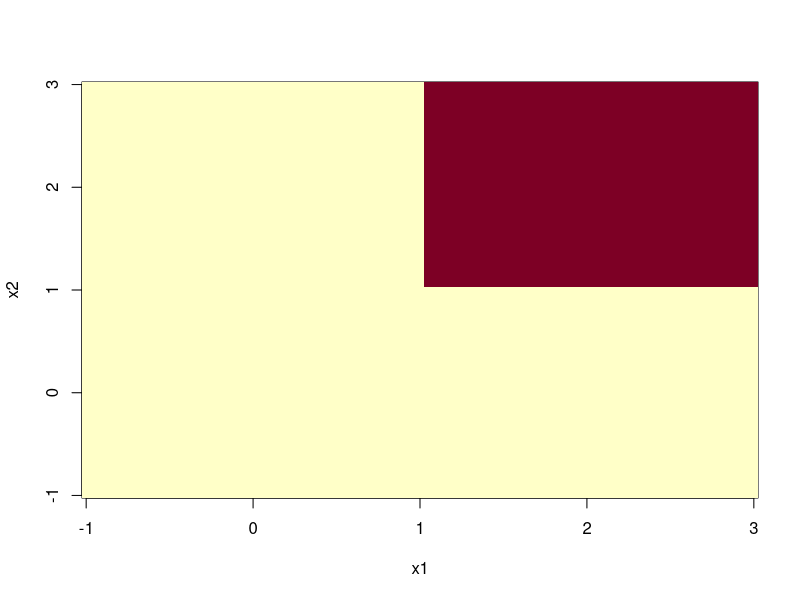
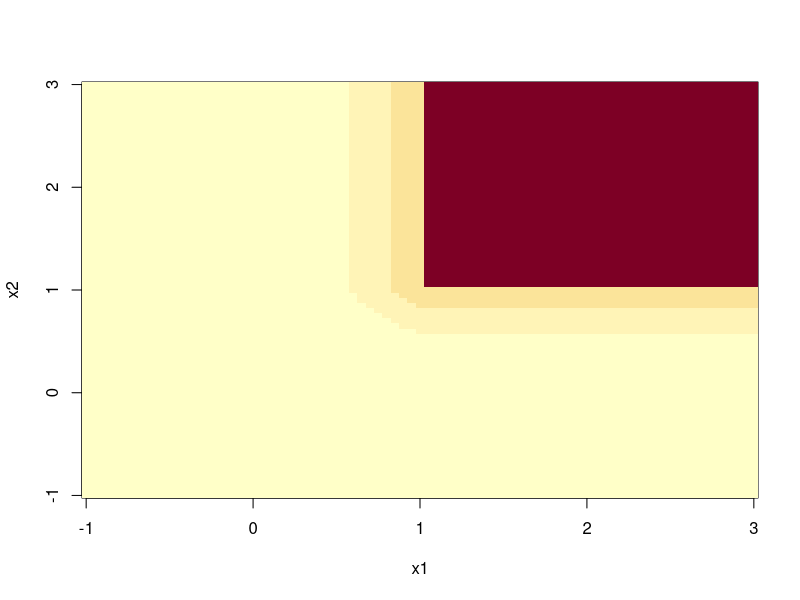
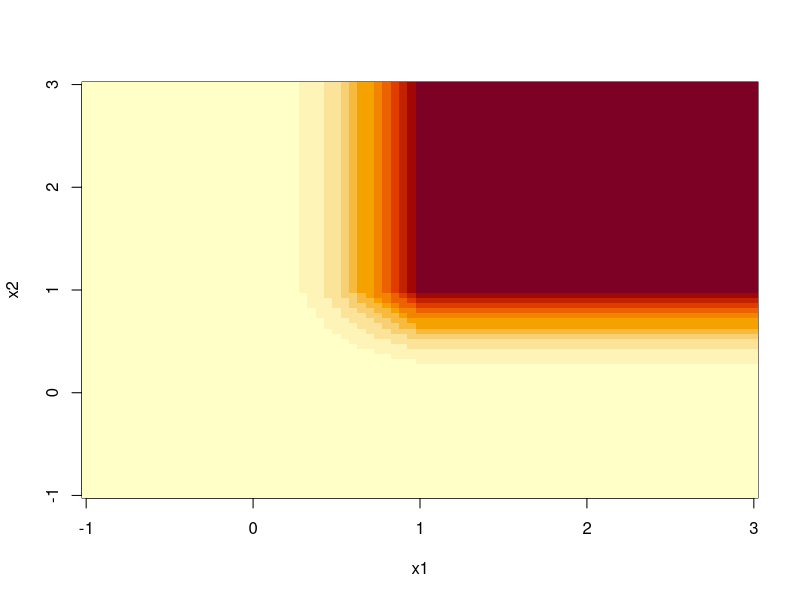
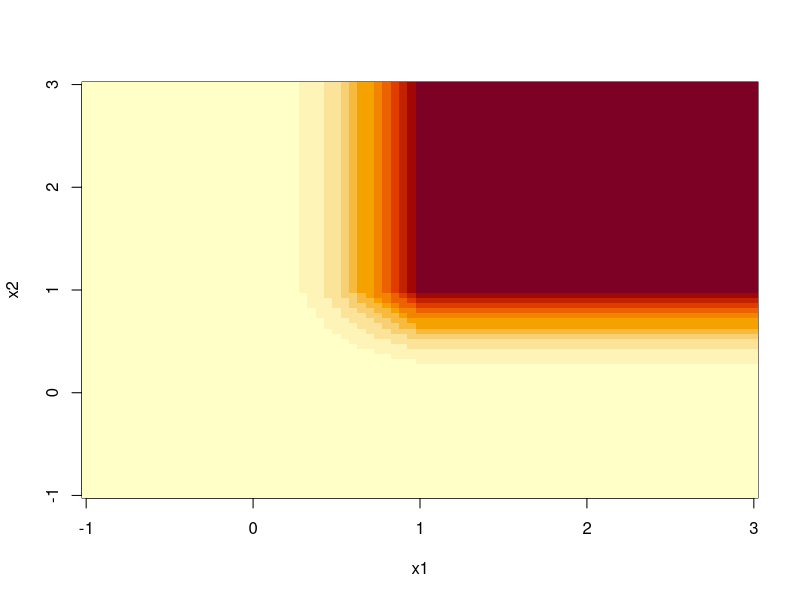

Here is the R script that generated these plots, in order:
## ---- chunk 1
knitr::opts_chunk$set(echo = TRUE)
## ---- chunk 2
f.dist.con = function(x1,x2,x3){ifelse(x1<0 | x2<0 | x3 <0,0,
          ifelse(x1>=0 & x1<=1 & x2>=0 & x2<=1 & x3>=0 & x3<=1,x1^2*x2^2*x3^2,
          ifelse(x1>1 & x2>=0 & x2<=1 & x3>=0 & x3<=1,x2^2*x3^2,
          ifelse(x1>=0 & x1<=1 & x2>1 & x3>=0 & x3<=1,x1^2*x3^2,
          ifelse(x1>=0 & x1<=1 & x2>=0 & x2<=1 & x3>1,x1^2*x2^2,
          ifelse(x1>=0 & x1<=1 & x2 >1 & x3 >1,x1^2,
          ifelse(x1>1 & x2 >=0 & x2<=1 & x3 >1,x2^2,
          ifelse(x1>=0 & x1<=1 & x2>=0 & x2<=1 & x3 >1,x3^2,1))))))))}
x1=seq(from=-1,to=3,by=0.05)
x2=seq(from=-1,to=3,by=0.05)
curva.nivel.0=outer(x1,x2,f.dist.con,x3=0)
curva.nivel.0.5=outer(x1,x2,f.dist.con,x3=0.5)
curva.nivel.1=outer(x1,x2,f.dist.con,x3=1)
curva.nivel.1.5=outer(x1,x2,f.dist.con,x3=1.5)
image(x1,x2,curva.nivel.0)
image(x1,x2,curva.nivel.0.5)
image(x1,x2,curva.nivel.1)
image(x1,x2,curva.nivel.1.5)
## ---- chunk 3
fun.prob.con=function(x1,x2,x3){
  n=6
  cuenta.1 =function(x){length(x[x==1])}
  cuenta.2 =function(x){length(x[x==2])}
  cuenta.3 =function(x){length(x[x==3])}
  Dxyz=data.frame(d1=rep(1:n,each=n),d2=rep(1:n,times=n),d3=rep(1:n,each=n*n))
  X1=apply(Dxyz,1,cuenta.1)
  X2=apply(Dxyz,1,cuenta.2)
  X3=apply(Dxyz,1,cuenta.3)
  frecuencia = table(X1==x1 & X2==x2 & X3==x3)
  res=ifelse(length(frecuencia)==2,frecuencia[2],0)
  return(res/6^3)
}
## ---- chunk 4
valores.variables=0:3
tabla.0 = c()
for (i in 1:length(valores.variables)){for (j in 1:length(valores.variables)){
  tabla.0=c(tabla.0,fun.prob.con(valores.variables[i],valores.variables[j],0));
}}
tabla.0 = matrix(tabla.0,length(valores.variables),length(valores.variables))
rownames(tabla.0)=valores.variables
colnames(tabla.0)=valores.variables
knitr::kable(tabla.0)
## ---- chunk 5
fun.dis.con = function(x1,x2,x3){
  suma=0
  i1=0; i2=0; i3=0;
  while(i1 <=x1 & i1<=3){
    while(i2 <= x2 & i2<=3){
      while(i3<= x3 & i3 <=3){
        suma=suma+fun.prob.con(i1,i2,i3); i3=i3+1;
      }
      i3=0; i2=i2+1;
    }
    i2=0; i3=0; i1=i1+1;
  }
  return(suma)
}
## ---- chunk 6
fun.marginal.X1 = function(x){
  suma=0;
  for (i in 0:3){for (j in 0:3){suma=suma+fun.prob.con(x,i,j)}}
  return(suma)
}
tabla.fun.marginal.X1=data.frame(fun.marginal.X1(0),fun.marginal.X1(1),
                                 fun.marginal.X1(2),fun.marginal.X1(3));
colnames(tabla.fun.marginal.X1) = 0:3
knitr::kable(tabla.fun.marginal.X1)
## ---- chunk 7
fun.marginal.X1.X2 = function(x,y){
  suma=0;
  for (i in 0:3){suma=suma+fun.prob.con(x,y,i)}
  return(suma)
}
tabla.fun.marginal.X1.X2=c()
for (i in 0:3){
  tabla.fun.marginal.X1.X2=cbind(tabla.fun.marginal.X1.X2,c(fun.marginal.X1.X2(i,0),
                                                            fun.marginal.X1.X2(i,1),
                                                            fun.marginal.X1.X2(i,2),
                                                            fun.marginal.X1.X2(i,3)))}
tabla.fun.marginal.X1.X2=as.data.frame(tabla.fun.marginal.X1.X2)
rownames(tabla.fun.marginal.X1.X2)=0:3
colnames(tabla.fun.marginal.X1.X2)=0:3
knitr::kable(tabla.fun.marginal.X1.X2)
## ---- chunk 8
valor.esperado=0;

for (i1 in 0:3){
  for (i2 in 0:3){
    for (i3 in 0:3){
      valor.esperado=valor.esperado+(i1*i2*i3)*fun.prob.con(i1,i2,i3)
    }
  }
}

valor.esperado
## ---- chunk 9
esperanza.X1=0

for (i in 0:3){
  esperanza.X1=esperanza.X1+i*fun.marginal.X1(i)
}

esperanza.X1
